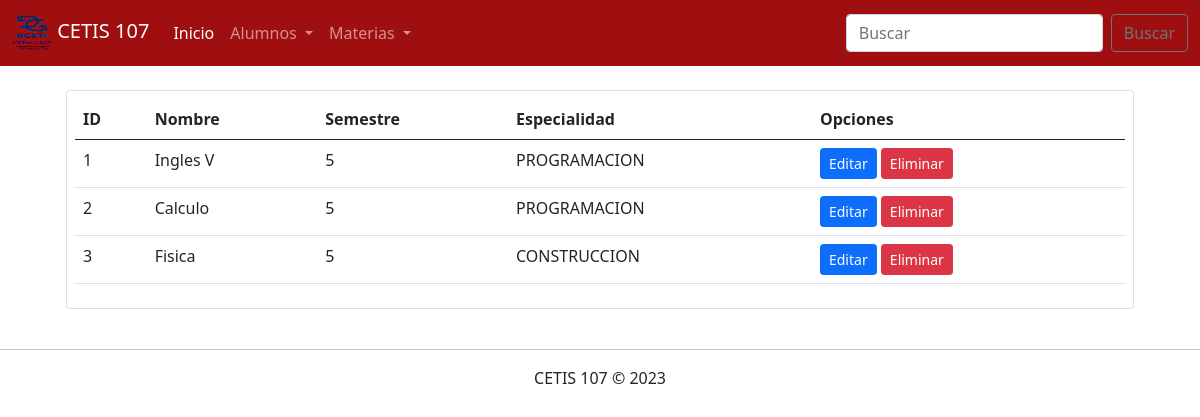
Page /Parcial3/ConsultarMaterias.php on the committed database.
### tables this page shows
CREATE TABLE `materias` (
  `id` int(11) NOT NULL,
  `nombre` varchar(100) NOT NULL,
  `semestre` int(11) NOT NULL,
  `especialidad` varchar(50) NOT NULL
);

### Parcial3/ConsultarMaterias.php (the view, shortened to what this page needs)
<!DOCTYPE html>
<html lang="en">
<head>
    <link rel="stylesheet" href="css/bootstrap.css">
</head>
<body>
<?php
        include 'menu.php';
        include 'conexion.php';
        $sql = "SELECT * FROM materias";
        $datos = $conexion->query($sql);
    ?>
    <div class="container">
        <div class="row">
            <div class="col-12">
                <?php if($datos->num_rows > 0) { ?>
                <div class="table-responsive card m-4 p-2">
                    <table class="table table-hover">
                        <thead>
                            <tr>
                                <th>ID</th>
                                <th>Nombre</th>
                                <th>Semestre</th>
                                <th>Especialidad</th>
                                <th>Opciones</th>
                            </tr>
                        </thead>
                        <tbody>
                            <?php while($registro = $datos->fetch_assoc()){ ?>
                                <tr>
                                    <td><?php echo $registro["id"]; ?></td>
                                    <td><?php echo $registro["nombre"]; ?></td>
                                    <td><?php echo $registro["semestre"]; ?></td>
                                    <td><?php echo $registro["especialidad"]; ?></td>
                                    <td>
                                        <a href="EditarMateria.php?id=<?php echo $registro["id"]; ?>" class="btn btn-sm btn-primary">Editar</a>
                                        <a href="EliminarMateria.php?id=<?php echo $registro["id"]; ?>" class="btn btn-sm btn-danger">Eliminar</a>
                                    </td>
                                </tr>
                            <?php } ?>
                        </tbody>
                    </table>
                </div>
                <?php } else { ?>
                    <h2 class="m-4">No existe datos de alumnos en la base e datos</h2>
                <?php } ?>
            </div>
        </div>
    </div>
    <footer class="text-center">
        <hr>
        CETIS 107 &copy; 2023
    </footer>
</body>
</html>

### rows in the picture
materias: id "1", nombre "Ingles V", semestre "5", especialidad "PROGRAMACION"
materias: id "2", nombre "Calculo", semestre "5", especialidad "PROGRAMACION"
materias: id "3", nombre "Fisica", semestre "5", especialidad "CONSTRUCCION"
